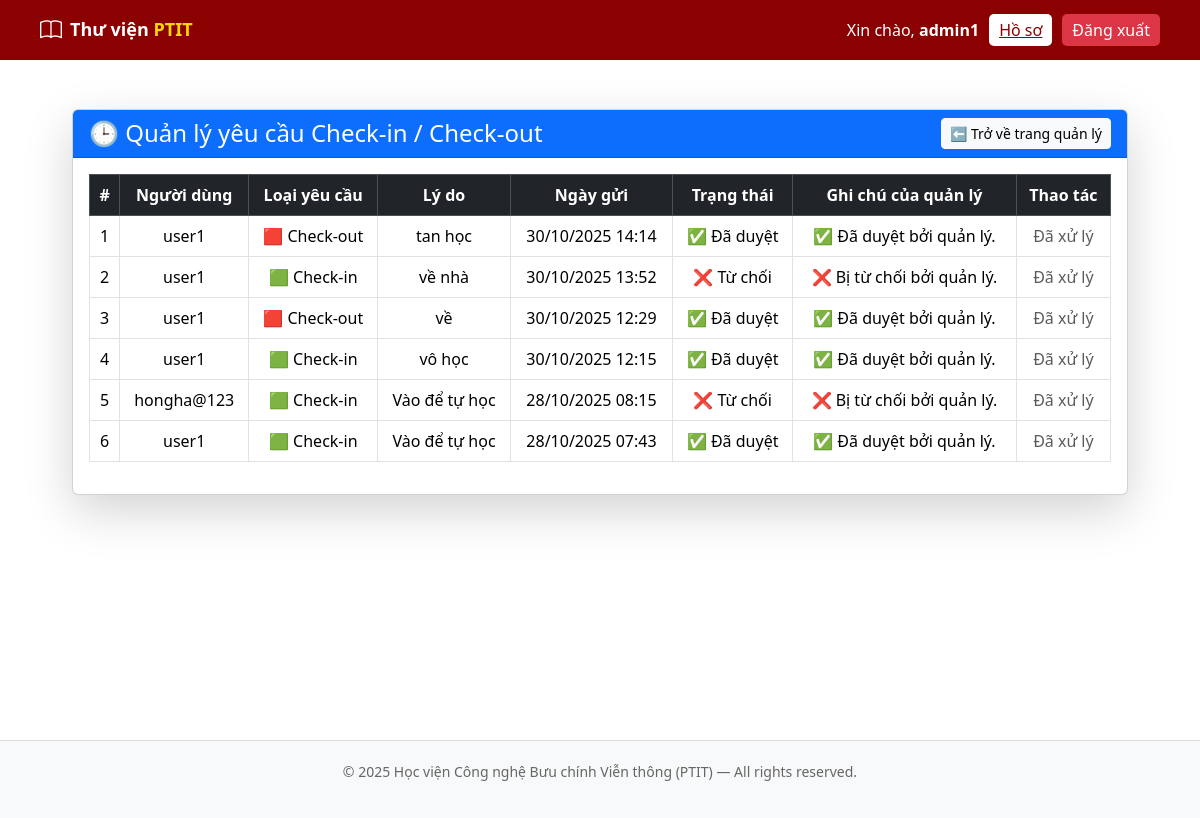
/manager/check-requests/ (signed in), run on the app's committed database.
### manager/models.py (models this page shows, shortened)
class CheckRequest(models.Model):
    CHECK_TYPE_CHOICES = [
        ('IN', 'Check-in'),
        ('OUT', 'Check-out'),
    ]
    user = models.ForeignKey(User, on_delete=models.CASCADE)
    check_type = models.CharField(max_length=10, choices=CHECK_TYPE_CHOICES)
    reason = models.TextField(blank=True, null=True)
    created_at = models.DateTimeField(default=timezone.now)
    approved = models.BooleanField(default=False)
    rejected = models.BooleanField(default=False)
    manager_note = models.TextField(blank=True, null=True)

### manager/views.py (the view)
# urls.py: path("check-requests/", views.manage_check_requests, name="manage_check_requests"),
@staff_required
def manage_check_requests(request):
    requests_list = CheckRequest.objects.select_related("user").order_by('-created_at')
    filter_type = request.GET.get('type', '')
    status = request.GET.get('status', '')
    if filter_type:
        requests_list = requests_list.filter(check_type=filter_type)
    if status == 'approved':
        requests_list = requests_list.filter(approved=True)
    elif status == 'rejected':
        requests_list = requests_list.filter(rejected=True)
    elif status == 'pending':
        requests_list = requests_list.filter(approved=False, rejected=False)
    paginator = Paginator(requests_list, 10)
    page_number = request.GET.get('page')
    page_obj = paginator.get_page(page_number)
    return render(request, 'manager/manage_check_requests.html', {
        'requests': requests_list
    })

### manager/views.py (called while the page is built)
def staff_required(view_func):
    return user_passes_test(
        lambda u: u.is_staff,
        login_url='/accounts/login/'
    )(view_func)

### manager/templates/manager/manage_check_requests.html
{% extends 'base.html' %}
{% block content %}
<div class="container mt-4">
  <div class="card shadow-lg">
    <div class="card-header bg-primary text-white d-flex justify-content-between align-items-center">
      <h4 class="mb-0">🕒 Quản lý yêu cầu Check-in / Check-out</h4>
      <a href="{% url 'manager:manager_home' %}" class="btn btn-light btn-sm">⬅️ Trở về trang quản lý</a>
    </div>
    <div class="card-body">
      {% if requests %}
      <div class="table-responsive">
        <table class="table table-bordered align-middle text-center">
          <thead class="table-dark">
            <tr>
              <th>#</th>
              <th>Người dùng</th>
              <th>Loại yêu cầu</th>
              <th>Lý do</th>
              <th>Ngày gửi</th>
              <th>Trạng thái</th>
              <th>Ghi chú của quản lý</th>
              <th>Thao tác</th>
            </tr>
          </thead>
          <tbody>
            {% for req in requests %}
            <tr>
              <td>{{ forloop.counter }}</td>
              <td>{{ req.user.username }}</td>
              <td>
                {% if req.check_type == 'IN' %}
                  🟩 Check-in
                {% else %}
                  🟥 Check-out
                {% endif %}
              </td>
              <td>{{ req.reason|default:"(Không có lý do)" }}</td>
              <td>{{ req.created_at|date:"d/m/Y H:i" }}</td>
              <td>
                {% if req.approved %}
                  ✅ Đã duyệt
                {% elif req.rejected %}
                  ❌ Từ chối
                {% else %}
                  ⏳ Chờ duyệt
                {% endif %}
              </td>
              <td>{{ req.manager_note|default:"—" }}</td>
              <td>
                {% if not req.approved and not req.rejected %}
                  <a href="{% url 'manager:approve_check_request' req.id %}" class="btn btn-success btn-sm">✔ Duyệt</a>
                  <a href="{% url 'manager:reject_check_request' req.id %}" class="btn btn-danger btn-sm">✖ Từ chối</a>
                {% else %}
                  <span class="text-muted">Đã xử lý</span>
                {% endif %}
              </td>
            </tr>
            {% endfor %}
          </tbody>
        </table>
      </div>
      {% else %}
      <div class="alert alert-info text-center p-4">
        Không có yêu cầu nào.
      </div>
      {% endif %}
    </div>
  </div>
</div>
{% endblock %}

### templates/base.html (shortened to what this page needs)
{% load static %}
<!DOCTYPE html>
<html lang="vi">
<head>
    <link href="https://cdn.jsdelivr.net/npm/bootstrap@5.3.3/dist/css/bootstrap.min.css" rel="stylesheet">
    <link href="https://cdn.jsdelivr.net/npm/bootstrap-icons@1.11.3/font/bootstrap-icons.css" rel="stylesheet">
</head>
<body>
    <header>
        <div class="header-left">
            {% if user.is_authenticated %}
                {% if user.is_staff %}
                    <a href="{% url 'manager:home' %}" class="d-flex align-items-center text-white text-decoration-none">
                        <i class="bi bi-book logo"></i>
                        <h1 class="ms-2">Thư viện <span>PTIT</span></h1>
                    </a>
                {% else %}
                    <a href="{% url 'borrower:home' %}" class="d-flex align-items-center text-white text-decoration-none">
                        <i class="bi bi-book logo"></i>
                        <h1 class="ms-2">Thư viện <span>PTIT</span></h1>
                    </a>
                {% endif %}
            {% else %}
                <a href="{% url 'login' %}" class="d-flex align-items-center text-white text-decoration-none">
                    <i class="bi bi-book logo"></i>
                    <h1 class="ms-2">Thư viện <span>PTIT</span></h1>
                </a>
            {% endif %}
        </div>
        <div class="user-section">
            {% if user.is_authenticated %}
                <span>Xin chào, <strong>{{ user.username }}</strong></span>
                {% if user.is_staff %}
                    <a href="{% url 'manager:profile' %}" class="btn-profile">Hồ sơ</a>
                {% else %}
                    <a href="{% url 'borrower:profile' %}" class="btn-profile">Hồ sơ</a>
                {% endif %}
                <form method="post" action="{% url 'logout' %}" style="display:inline;">
                    <button type="submit" class="btn-logout">Đăng xuất</button>
                </form>
            {% else %}
                <a href="{% url 'login' %}" class="btn btn-light text-dark">Đăng nhập</a>
            {% endif %}
        </div>
    </header>
    <main>
        {% block content %}{% endblock %}
    </main>
    <footer>
        <p>© 2025 Học viện Công nghệ Bưu chính Viễn thông (PTIT) — All rights reserved.</p>
    </footer>
</body>
</html>

### templates/base.html (style rules this page uses)
header { background-color: #8B0000; color: white; padding: 10px 40px; display: flex; justify-content: space-between; align-items: center; height: 60px; }
.header-left { display: flex; align-items: center; gap: 10px; }
.header-left .logo { font-size: 22px; }
.header-left h1 { font-size: 18px; font-weight: bold; margin: 0; }
.header-left span { color: #FFD700; }
.user-section { display: flex; align-items: center; gap: 10px; }
.btn-profile { background-color: white; color: #8B0000; border: none; font-weight: 500; border-radius: 5px; padding: 4px 10px; }
.btn-logout { background-color: #dc3545; color: white; border: none; border-radius: 5px; padding: 4px 10px; }
main { padding: 25px 60px; background-color: #fff; min-height: calc(100vh - 120px); }
footer { text-align: center; padding: 20px; color: #666; font-size: 14px; border-top: 1px solid #ddd; background-color: #f8f9fa; }

### data on the page
CheckRequest: user.username "user1", check_type "🟥 Check-out", reason "tan học", created_at "30/10/2025 14:14", approved "✅ Đã duyệt", manager_note "✅ Đã duyệt bởi quản lý."
CheckRequest: user.username "user1", check_type "🟩 Check-in", reason "về nhà", created_at "30/10/2025 13:52", approved "❌ Từ chối", manager_note "❌ Bị từ chối bởi quản lý."
CheckRequest: user.username "user1", check_type "🟥 Check-out", reason "về", created_at "30/10/2025 12:29", approved "✅ Đã duyệt", manager_note "✅ Đã duyệt bởi quản lý."
CheckRequest: user.username "user1", check_type "🟩 Check-in", reason "vô học", created_at "30/10/2025 12:15", approved "✅ Đã duyệt", manager_note "✅ Đã duyệt bởi quản lý."
CheckRequest: user.username "hongha@123", check_type "🟩 Check-in", reason "Vào để tự học", created_at "28/10/2025 08:15", approved "❌ Từ chối", manager_note "❌ Bị từ chối bởi quản lý."
CheckRequest: user.username "user1", check_type "🟩 Check-in", reason "Vào để tự học", created_at "28/10/2025 07:43", approved "✅ Đã duyệt", manager_note "✅ Đã duyệt bởi quản lý."

### other printed values
{{ user.username }} "admin1"
